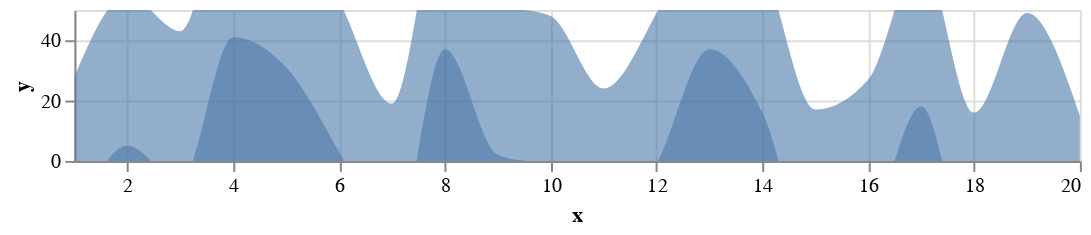

This figure's notebook cell:
### Code cell
#Horizon Graph
import altair as alt
import pandas as pd

source = pd.DataFrame([
    {"x": 1,  "y": 28}, {"x": 2,  "y": 55},
    {"x": 3,  "y": 43}, {"x": 4,  "y": 91},
    {"x": 5,  "y": 81}, {"x": 6,  "y": 53},
    {"x": 7,  "y": 19}, {"x": 8,  "y": 87},
    {"x": 9,  "y": 52}, {"x": 10, "y": 48},
    {"x": 11, "y": 24}, {"x": 12, "y": 49},
    {"x": 13, "y": 87}, {"x": 14, "y": 66},
    {"x": 15, "y": 17}, {"x": 16, "y": 27},
    {"x": 17, "y": 68}, {"x": 18, "y": 16},
    {"x": 19, "y": 49}, {"x": 20, "y": 15}
])

area1 = alt.Chart(source).mark_area(
    clip=True,
    interpolate='monotone'
).encode(
    alt.X('x', scale=alt.Scale(zero=False, nice=False)),
    alt.Y('y', scale=alt.Scale(domain=[0, 50]), title='y'),
    opacity=alt.value(0.6)
).properties(
    width=500,
    height=75
)

area2 = area1.encode(
    alt.Y('ny:Q', scale=alt.Scale(domain=[0, 50]))
).transform_calculate(
    "ny", alt.datum.y - 50
)

area1 + area2

### Figure 1 — Vega-Lite specification as saved in the notebook (floating-point values rounded to 4 significant figures)
{"config": {"view": {"continuousWidth": 400, "continuousHeight": 300}}, "layer": [{"mark": {"type": "area", "clip": true, "interpolate": "monotone"}, "encoding": {"opacity": {"value": 0.6}, "x": {"field": "x", "scale": {"nice": false, "zero": false}, "type": "quantitative"}, "y": {"field": "y", "scale": {"domain": [0, 50]}, "title": "y", "type": "quantitative"}}, "height": 75, "width": 500}, {"mark": {"type": "area", "clip": true, "interpolate": "monotone"}, "encoding": {"opacity": {"value": 0.6}, "x": {"field": "x", "scale": {"nice": false, "zero": false}, "type": "quantitative"}, "y": {"field": "ny", "scale": {"domain": [0, 50]}, "type": "quantitative"}}, "height": 75, "transform": [{"calculate": "(datum.y - 50)", "as": "ny"}], "width": 500}], "data": {"name": "data-5f9e6e06c1ea70f051c1f4e739c3a610"}, "$schema": "https://vega.github.io/schema/vega-lite/v4.17.0.json", "datasets": {"data-5f9e6e06c1ea70f051c1f4e739c3a610": [{"x": 1, "y": 28}, {"x": 2, "y": 55}, {"x": 3, "y": 43}, {"x": 4, "y": 91}, {"x": 5, "y": 81}, {"x": 6, "y": 53}, {"x": 7, "y": 19}, {"x": 8, "y": 87}, {"x": 9, "y": 52}, {"x": 10, "y": 48}, {"x": 11, "y": 24}, {"x": 12, "y": 49}, {"x": 13, "y": 87}, {"x": 14, "y": 66}, {"x": 15, "y": 17}, {"x": 16, "y": 27}, {"x": 17, "y": 68}, {"x": 18, "y": 16}, {"x": 19, "y": 49}, {"x": 20, "y": 15}]}}
